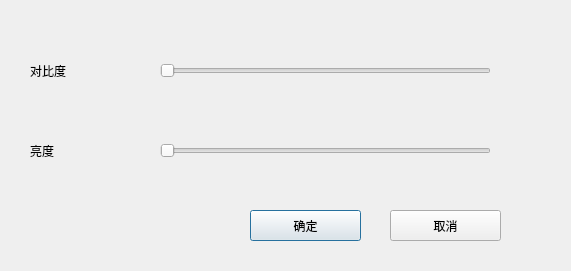
<?xml version="1.0" encoding="UTF-8"?>
<ui version="4.0">
 <class>QConDialog</class>
 <widget class="QDialog" name="QConDialog">
  <property name="geometry">
   <rect>
    <x>0</x>
    <y>0</y>
    <width>571</width>
    <height>271</height>
   </rect>
  </property>
  <property name="windowTitle">
   <string>亮度与对比度调整</string>
  </property>
  <property name="windowIcon">
   <iconset resource="picdealsrc.qrc">
    <normaloff>:/resources/PicDeal.ico</normaloff>:/resources/PicDeal.ico</iconset>
  </property>
  <widget class="QSlider" name="sli_contrast">
   <property name="geometry">
    <rect>
     <x>160</x>
     <y>60</y>
     <width>331</width>
     <height>22</height>
    </rect>
   </property>
   <property name="orientation">
    <enum>Qt::Horizontal</enum>
   </property>
  </widget>
  <widget class="QSlider" name="sli_lighdm">
   <property name="geometry">
    <rect>
     <x>160</x>
     <y>140</y>
     <width>331</width>
     <height>22</height>
    </rect>
   </property>
   <property name="orientation">
    <enum>Qt::Horizontal</enum>
   </property>
  </widget>
  <widget class="QLabel" name="label">
   <property name="geometry">
    <rect>
     <x>30</x>
     <y>50</y>
     <width>81</width>
     <height>41</height>
    </rect>
   </property>
   <property name="text">
    <string>对比度</string>
   </property>
  </widget>
  <widget class="QLabel" name="label_2">
   <property name="geometry">
    <rect>
     <x>30</x>
     <y>130</y>
     <width>91</width>
     <height>41</height>
    </rect>
   </property>
   <property name="text">
    <string>亮度</string>
   </property>
  </widget>
  <widget class="QPushButton" name="BNOK">
   <property name="geometry">
    <rect>
     <x>250</x>
     <y>210</y>
     <width>111</width>
     <height>31</height>
    </rect>
   </property>
   <property name="text">
    <string>确定</string>
   </property>
  </widget>
  <widget class="QPushButton" name="BNCAL">
   <property name="geometry">
    <rect>
     <x>390</x>
     <y>210</y>
     <width>111</width>
     <height>31</height>
    </rect>
   </property>
   <property name="text">
    <string>取消</string>
   </property>
  </widget>
 </widget>
 <resources>
  <include location="picdealsrc.qrc"/>
 </resources>
 <connections/>
</ui>
